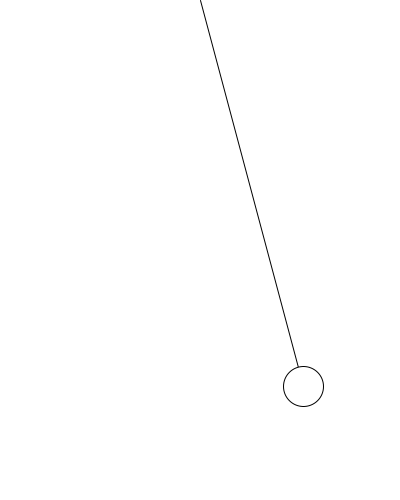
Frame 1 (no input)
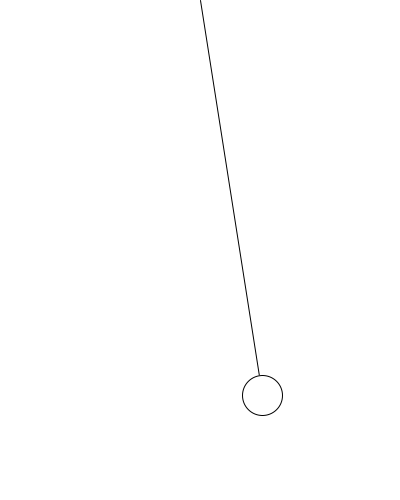
Frame 60 (the mouse pressed at the canvas centre just before this capture)
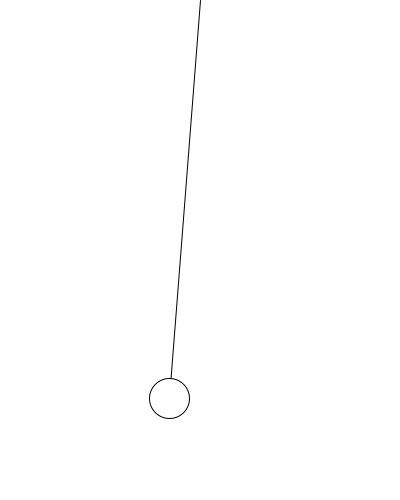
Frame 120 (the mouse held since frame 60 and released just before this capture)

The Processing sketch that drew these frames (run headless with seeded random() and noise(); from frame 60 on, the mouse is pressed at the canvas centre):

// Processing sketch: Pendulum
// ── Pendulum.pde
float g = 9.8066;
float l = 400;
float thetaMax = PI/12;
float phase = 0.0;

float theta, x, y;
float t;
float dt = 0.1;


void setup() {
  size(400, 500);
  scale(7);
  frameRate(90);
}

void draw() {
  translate(width/2, 0);
  background(255);
  theta = thetaMax * cos(sqrt(g/l) * t + phase);
  x = l * sin(theta);
  y = l * cos(theta);
  stroke(0);
  line(0, 0, x, y);
  circle(x, y, 40);
  t = t + dt;
  
}
